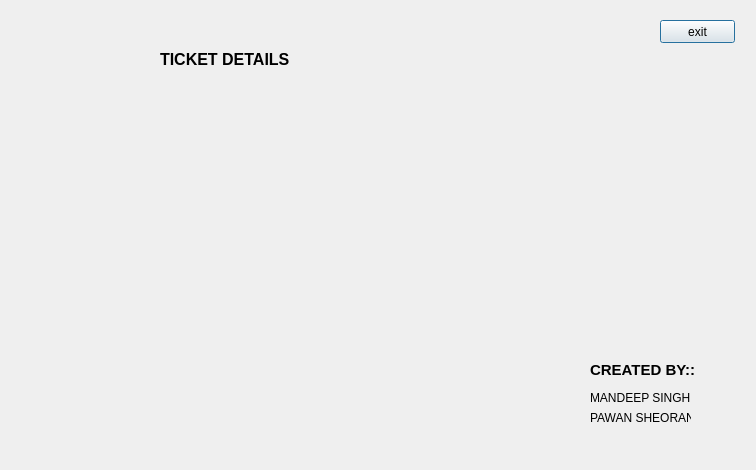
<?xml version="1.0" encoding="UTF-8"?>
<ui version="4.0">
 <class>details</class>
 <widget class="QDialog" name="details">
  <property name="geometry">
   <rect>
    <x>0</x>
    <y>0</y>
    <width>756</width>
    <height>470</height>
   </rect>
  </property>
  <property name="windowTitle">
   <string>Dialog</string>
  </property>
  <property name="inputMethodHints">
   <set>Qt::ImhExclusiveInputMask</set>
  </property>
  <widget class="QPushButton" name="pushButton">
   <property name="geometry">
    <rect>
     <x>660</x>
     <y>20</y>
     <width>75</width>
     <height>23</height>
    </rect>
   </property>
   <property name="text">
    <string>exit</string>
   </property>
  </widget>
  <widget class="QLabel" name="label">
   <property name="geometry">
    <rect>
     <x>50</x>
     <y>40</y>
     <width>521</width>
     <height>311</height>
    </rect>
   </property>
   <property name="text">
    <string/>
   </property>
  </widget>
  <widget class="QLabel" name="label_2">
   <property name="geometry">
    <rect>
     <x>590</x>
     <y>360</y>
     <width>121</width>
     <height>21</height>
    </rect>
   </property>
   <property name="text">
    <string>&lt;html&gt;&lt;head/&gt;&lt;body&gt;&lt;p&gt;&lt;span style=&quot; font-size:11pt; font-weight:600;&quot;&gt;CREATED BY::                                         &lt;/span&gt;&lt;/p&gt;&lt;/body&gt;&lt;/html&gt;</string>
   </property>
  </widget>
  <widget class="QLabel" name="label_3">
   <property name="geometry">
    <rect>
     <x>590</x>
     <y>390</y>
     <width>101</width>
     <height>16</height>
    </rect>
   </property>
   <property name="text">
    <string>MANDEEP SINGH</string>
   </property>
  </widget>
  <widget class="QLabel" name="label_4">
   <property name="geometry">
    <rect>
     <x>590</x>
     <y>410</y>
     <width>101</width>
     <height>16</height>
    </rect>
   </property>
   <property name="text">
    <string>PAWAN SHEORAN</string>
   </property>
  </widget>
  <widget class="QLabel" name="label_6">
   <property name="geometry">
    <rect>
     <x>160</x>
     <y>50</y>
     <width>141</width>
     <height>16</height>
    </rect>
   </property>
   <property name="text">
    <string>&lt;html&gt;&lt;head/&gt;&lt;body&gt;&lt;p&gt;&lt;span style=&quot; font-size:12pt; font-weight:600;&quot;&gt;TICKET DETAILS&lt;/span&gt;&lt;/p&gt;&lt;/body&gt;&lt;/html&gt;</string>
   </property>
  </widget>
 </widget>
 <resources/>
 <connections/>
</ui>
